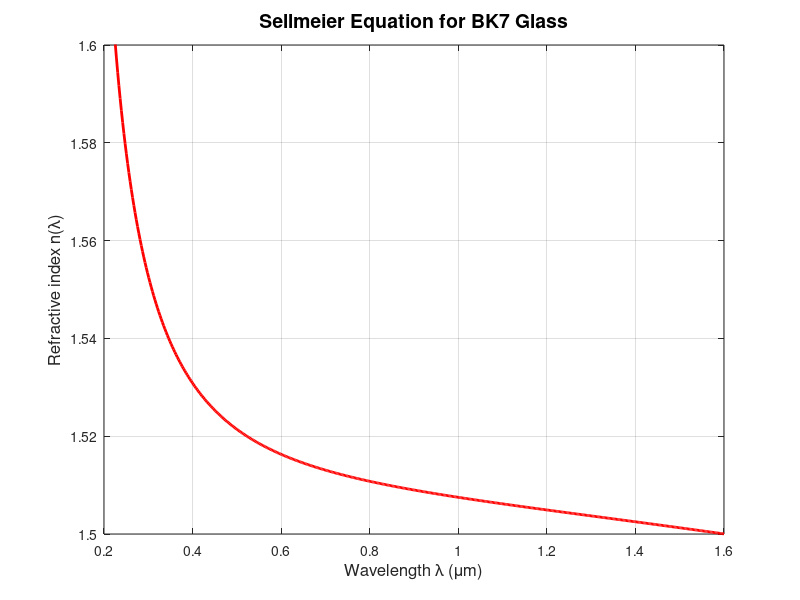
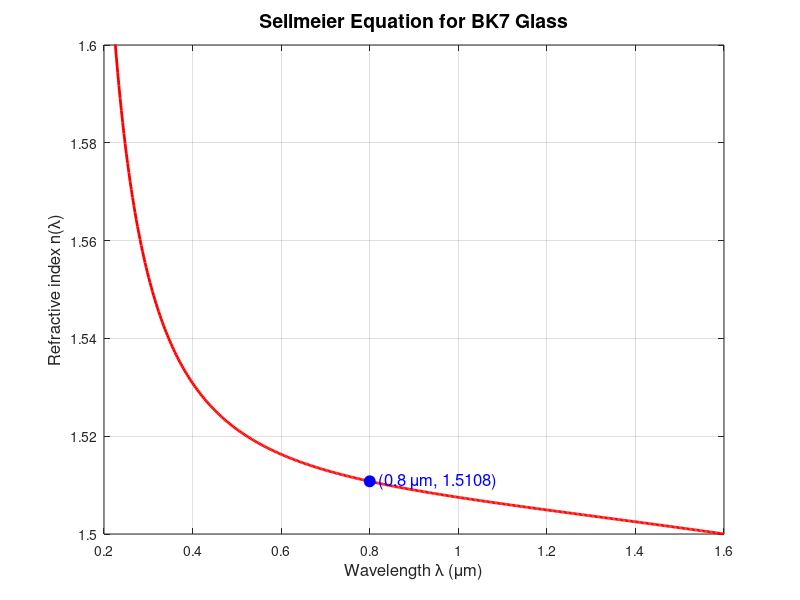
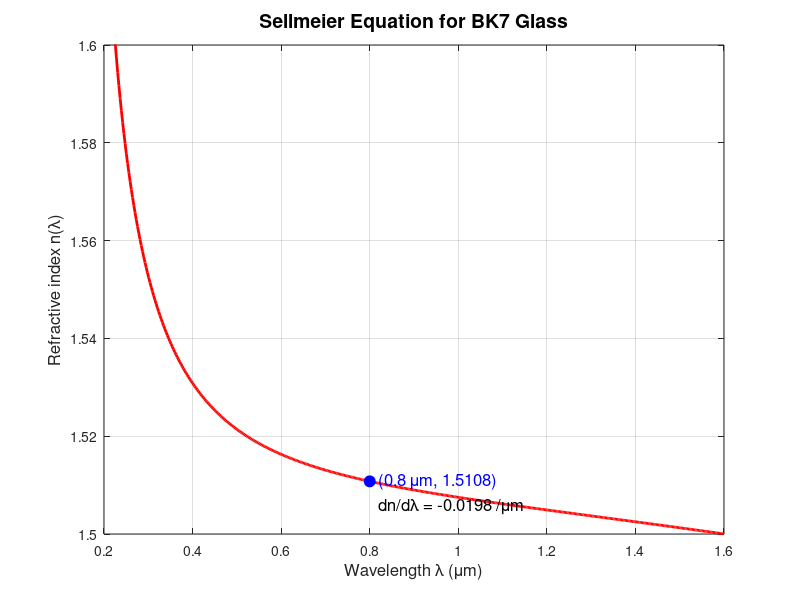
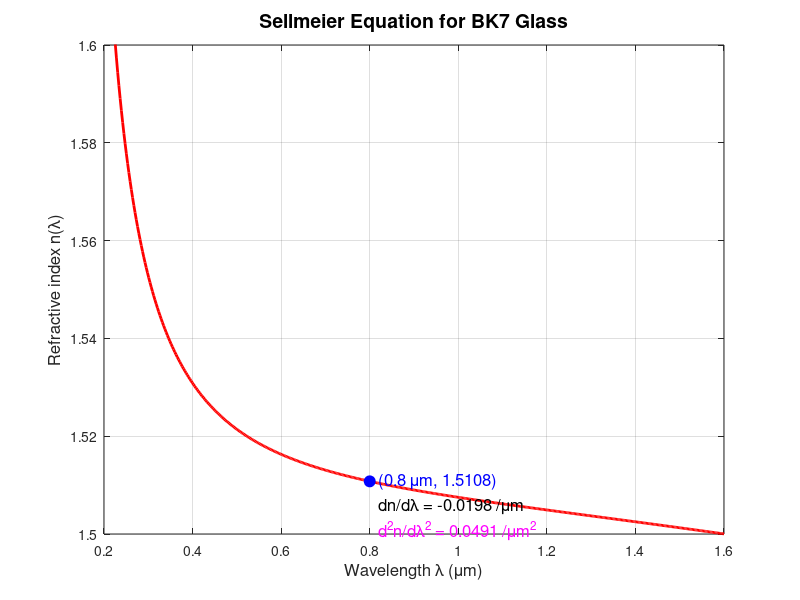

Recreate these plots in MATLAB, in order.
%% 1 Sellmeier Equation Plot for BK7 Glass

% Wavelength range in micrometers (μm)
lambda = linspace(0.2, 1.6, 500);  % 避免从0开始以防除以0

% Sellmeier 系数（BK7玻璃）
B1 = 1.03961212;
B2 = 0.231792344;
B3 = 1.01046945;
C1 = 6.00069867e-3;
C2 = 2.00179144e-2;
C3 = 1.03560653e2;

% 根据 Sellmeier 方程计算折射率
n_squared = 1 + ...
    (B1 * lambda.^2) ./ (lambda.^2 - C1) + ...
    (B2 * lambda.^2) ./ (lambda.^2 - C2) + ...
    (B3 * lambda.^2) ./ (lambda.^2 - C3);
n = sqrt(n_squared);

% 绘制折射率曲线
figure;
plot(lambda, n, 'r-', 'LineWidth', 2);
xlabel('Wavelength \lambda (\mum)', 'FontSize', 12);
ylabel('Refractive index n(\lambda)', 'FontSize', 12);
title('Sellmeier Equation for BK7 Glass', 'FontSize', 14);
grid on;
xlim([0.2 1.6]);
ylim([1.5 1.6]);

%% 2 Sellmeier Equation Plot for BK7 Glass

% Wavelength range in micrometers (μm)
lambda = linspace(0.2, 1.6, 500);  % 避免从0开始以防除以0

% Sellmeier 系数（BK7玻璃）
B1 = 1.03961212;
B2 = 0.231792344;
B3 = 1.01046945;
C1 = 6.00069867e-3;
C2 = 2.00179144e-2;
C3 = 1.03560653e2;

% 根据 Sellmeier 方程计算折射率
n_squared = 1 + ...
    (B1 * lambda.^2) ./ (lambda.^2 - C1) + ...
    (B2 * lambda.^2) ./ (lambda.^2 - C2) + ...
    (B3 * lambda.^2) ./ (lambda.^2 - C3);
n = sqrt(n_squared);

% 计算 0.8 μm 的折射率
lambda_point = 0.8;
n_point_sq = 1 + ...
    (B1 * lambda_point^2) / (lambda_point^2 - C1) + ...
    (B2 * lambda_point^2) / (lambda_point^2 - C2) + ...
    (B3 * lambda_point^2) / (lambda_point^2 - C3);
n_point = sqrt(n_point_sq);

% 绘制折射率曲线
figure;
plot(lambda, n, 'r-', 'LineWidth', 2);
hold on;

% 标记 0.8 μm 点
plot(lambda_point, n_point, 'bo', 'MarkerSize', 8, 'MarkerFaceColor', 'b');
text(lambda_point + 0.02, n_point, ...
    sprintf('(%0.1f \\mum, %.4f)', lambda_point, n_point), ...
    'FontSize', 12, 'Color', 'b');

xlabel('Wavelength \lambda (\mum)', 'FontSize', 12);
ylabel('Refractive index n(\lambda)', 'FontSize', 12);
title('Sellmeier Equation for BK7 Glass', 'FontSize', 14);
grid on;
xlim([0.2 1.6]);
ylim([1.5 1.6]);
%% 3
% Sellmeier Equation Plot for BK7 Glass

% Wavelength range in micrometers (μm)
lambda = linspace(0.2, 1.6, 500);  % 避免从0开始以防除以0

% Sellmeier 系数（BK7玻璃）
B1 = 1.03961212;
B2 = 0.231792344;
B3 = 1.01046945;
C1 = 6.00069867e-3;
C2 = 2.00179144e-2;
C3 = 1.03560653e2;

% 根据 Sellmeier 方程计算折射率
n_squared = 1 + ...
    (B1 * lambda.^2) ./ (lambda.^2 - C1) + ...
    (B2 * lambda.^2) ./ (lambda.^2 - C2) + ...
    (B3 * lambda.^2) ./ (lambda.^2 - C3);
n = sqrt(n_squared);

% 数值计算 dn/dλ
dn_dlambda = gradient(n, lambda);  % 使用梯度法进行数值微分

% 计算在 lambda = 0.8 μm 处的折射率和导数值
lambda_point = 0.8;
[~, idx] = min(abs(lambda - lambda_point));  % 找到最接近0.8的位置
n_point = n(idx);
dn_dlambda_point = dn_dlambda(idx);

% 绘图
figure;
plot(lambda, n, 'r-', 'LineWidth', 2);
hold on;

% 标记 0.8 μm 点
plot(lambda_point, n_point, 'bo', 'MarkerSize', 8, 'MarkerFaceColor', 'b');
text(lambda_point + 0.02, n_point, ...
    sprintf('(%0.1f \\mum, %.4f)', lambda_point, n_point), ...
    'FontSize', 12, 'Color', 'b');

% 显示 dn/dlambda 值
text(lambda_point + 0.02, n_point - 0.005, ...
    sprintf('dn/d\\lambda = %.4f /\\mum', dn_dlambda_point), ...
    'FontSize', 12, 'Color', 'k');

xlabel('Wavelength \lambda (\mum)', 'FontSize', 12);
ylabel('Refractive index n(\lambda)', 'FontSize', 12);
title('Sellmeier Equation for BK7 Glass', 'FontSize', 14);
grid on;
xlim([0.2 1.6]);
ylim([1.5 1.6]);

%% 4
% Sellmeier Equation Plot for BK7 Glass

% Wavelength range in micrometers (μm)
lambda = linspace(0.2, 1.6, 500);  % 避免从0开始以防除以0

% Sellmeier 系数（BK7玻璃）
B1 = 1.03961212;
B2 = 0.231792344;
B3 = 1.01046945;
C1 = 6.00069867e-3;
C2 = 2.00179144e-2;
C3 = 1.03560653e2;

% 根据 Sellmeier 方程计算折射率
n_squared = 1 + ...
    (B1 * lambda.^2) ./ (lambda.^2 - C1) + ...
    (B2 * lambda.^2) ./ (lambda.^2 - C2) + ...
    (B3 * lambda.^2) ./ (lambda.^2 - C3);
n = sqrt(n_squared);

% 数值计算一阶导数 dn/dλ 和二阶导数 d²n/dλ²
dn_dlambda = gradient(n, lambda);
d2n_dlambda2 = gradient(dn_dlambda, lambda);

% 计算在 lambda = 0.8 μm 处的折射率和导数值
lambda_point = 0.8;
[~, idx] = min(abs(lambda - lambda_point));  % 找到最接近0.8的位置
n_point = n(idx);
dn_dlambda_point = dn_dlambda(idx);
d2n_dlambda2_point = d2n_dlambda2(idx);

% 绘图
figure;
plot(lambda, n, 'r-', 'LineWidth', 2);
hold on;

% 标记 0.8 μm 点
plot(lambda_point, n_point, 'bo', 'MarkerSize', 8, 'MarkerFaceColor', 'b');
text(lambda_point + 0.02, n_point, ...
    sprintf('(%0.1f \\mum, %.4f)', lambda_point, n_point), ...
    'FontSize', 12, 'Color', 'b');

% 显示一阶导数值
text(lambda_point + 0.02, n_point - 0.005, ...
    sprintf('dn/d\\lambda = %.4f /\\mum', dn_dlambda_point), ...
    'FontSize', 12, 'Color', 'k');

% 显示二阶导数值
text(lambda_point + 0.02, n_point - 0.010, ...
    sprintf('d^2n/d\\lambda^2 = %.4f /\\mum^2', d2n_dlambda2_point), ...
    'FontSize', 12, 'Color', 'm');

xlabel('Wavelength \lambda (\mum)', 'FontSize', 12);
ylabel('Refractive index n(\lambda)', 'FontSize', 12);
title('Sellmeier Equation for BK7 Glass', 'FontSize', 14);
grid on;
xlim([0.2 1.6]);
ylim([1.5 1.6]);
